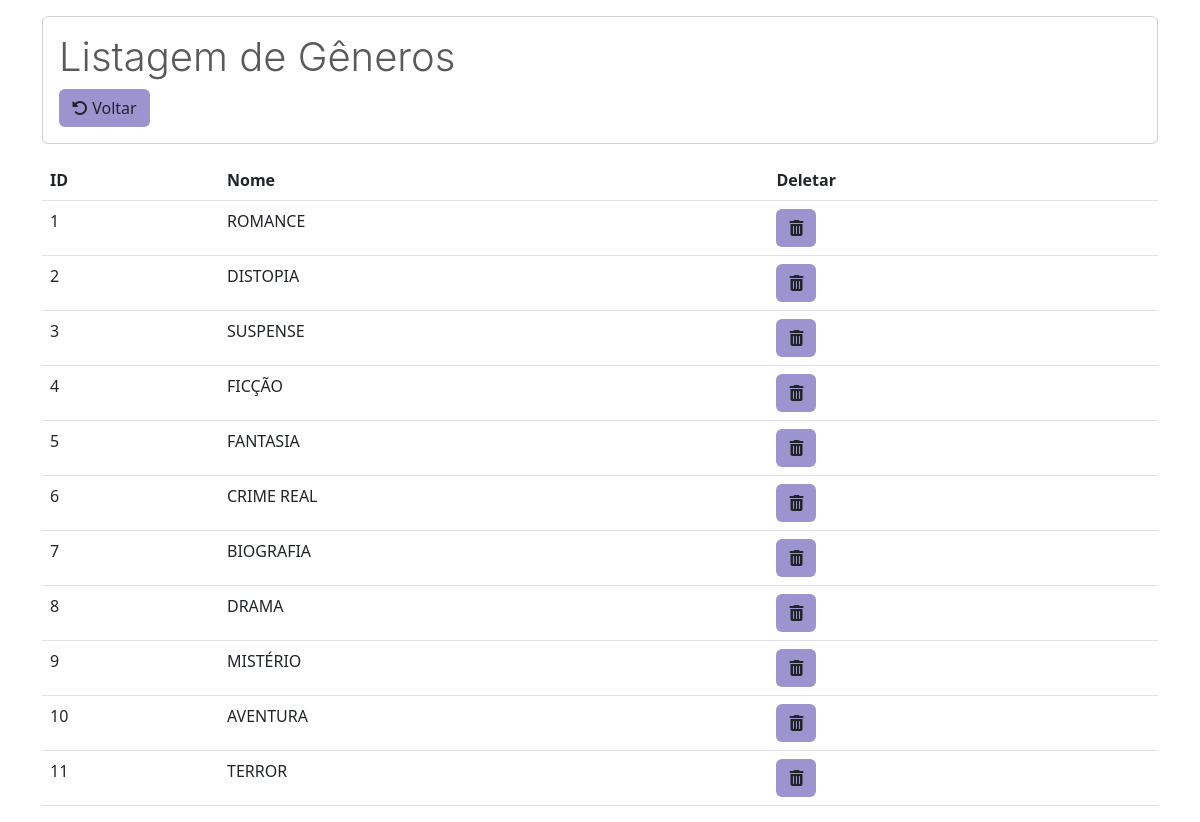
/listarGeneros.php, run on the app's committed database.
### tables this page shows
CREATE TABLE `genero` (
  `id` int(13) NOT NULL,
  `nome` varchar(100) NOT NULL,
  `status` int(20) NOT NULL DEFAULT 1
);

### listarGeneros.php (the view, shortened to what this page needs)
<?php
require_once("conexao.php");
$sql = "select * from genero";
$resultado = mysqli_query($conexao, $sql);
?>
<!DOCTYPE html>
<html lang="pt-br">
<head>
  <link href="https://cdn.jsdelivr.net/npm/bootstrap@5.3.0-alpha3/dist/css/bootstrap.min.css" rel="stylesheet">
  <link rel="stylesheet" href="https://cdn.jsdelivr.net/npm/bootstrap-icons@1.11.0/font/bootstrap-icons.css">
</head>
<body>
  <div class="container-md">
    <div class="card mt-3 mb-3">
      <div class="card-body">
        <h1 class="card-title" style="color: #5a5a5a; font-family: '-apple-system'; font-weight: 300;">Listagem de Gêneros</h1> <a href="MenuAdm.php" class="btn" style="background-color: #9c93cf;"><i class="fa-solid fa-rotate-left"></i> Voltar</a>
      </div>
    </div>
    <table class="table table-hover">
      <thead>
        <tr>
          <th scope="col">ID</th>
          <th scope="col">Nome</th>
          <th scope="col">Deletar</th>
        </tr>
      </thead>
      <tbody>
        <?php while ($linha = mysqli_fetch_array($resultado)) { ?>
          <tr>
            <td><?= $linha['id'] ?></th>
            <td><?= $linha['nome'] ?></th>
            <td>
              <a href="listarGeneros.php?id=<?= $linha['id'] ?>" class="btn btn-l" style="background-color:#9c93cf;" onclick="return confirm('Confirmar exclusão?')"><i class="fa-solid fa-trash-can"></i></a>
          </tr>
        <?php } ?>
      </tbody>
    </table>
</body>
</html>

### data on the page
genero: id "1", nome "ROMANCE"
genero: id "2", nome "DISTOPIA"
genero: id "3", nome "SUSPENSE"
genero: id "4", nome "FICÇÃO"
genero: id "5", nome "FANTASIA"
genero: id "6", nome "CRIME REAL"
genero: id "7", nome "BIOGRAFIA"
genero: id "8", nome "DRAMA"
genero: id "9", nome "MISTÉRIO"
genero: id "10", nome "AVENTURA"
genero: id "11", nome "TERROR"
